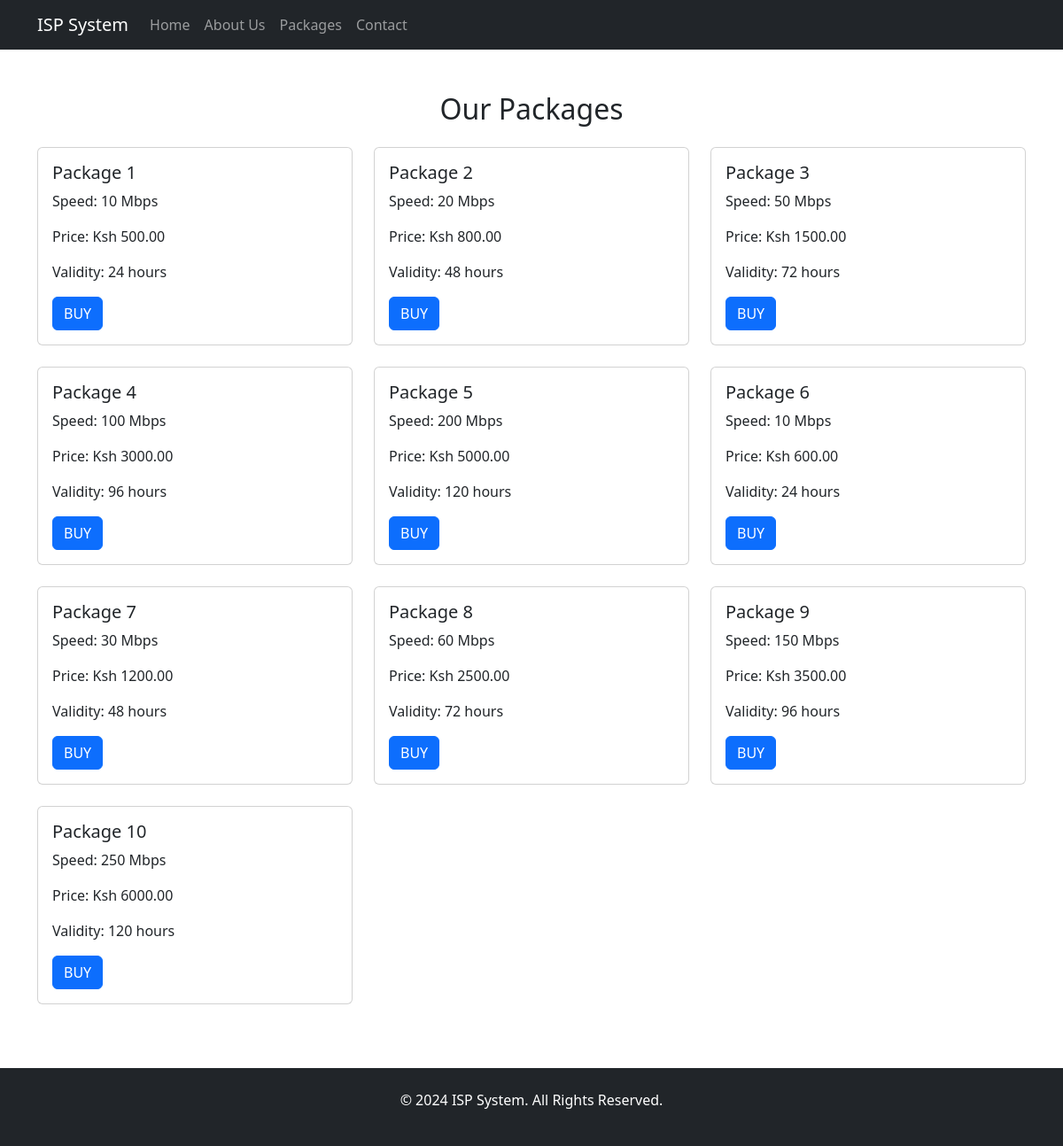
/user/dashboard.php (signed in), run on the app's committed database.
### tables this page shows
CREATE TABLE `packages` (
  `id` int(11) NOT NULL,
  `package_name` varchar(255) NOT NULL,
  `price` decimal(10,2) NOT NULL,
  `speed` int(11) NOT NULL,
  `validity_hours` int(11) NOT NULL
);

### user/dashboard.php (the view, shortened to what this page needs)
<?php
include('config/db.php');
?>
<!DOCTYPE html>
<html lang="en">
<head>
    <link href="https://cdn.jsdelivr.net/npm/bootstrap@5.3.3/dist/css/bootstrap.min.css" rel="stylesheet">
</head>
<body>
    <nav class="navbar navbar-expand-lg navbar-dark bg-dark">
        <div class="container">
            <a class="navbar-brand" href="#">ISP System</a>
            <div class="collapse navbar-collapse" id="navbarNav">
                <ul class="navbar-nav ml-auto">
                    <li class="nav-item">
                        <a class="nav-link" href="index.php">Home</a>
                    </li>
                    <li class="nav-item">
                        <a class="nav-link" href="about.php">About Us</a>
                    </li>
                    <li class="nav-item active">
                        <a class="nav-link" href="packages.php">Packages</a>
                    </li>
                    <li class="nav-item">
                        <a class="nav-link" href="contact.php">Contact</a>
                    </li>
                </ul>
            </div>
        </div>
    </nav>
    <div class="container my-5">
        <h2 class="text-center mb-4">Our Packages</h2>
        <div class="row">
            <?php
            $stmt = $pdo->prepare("SELECT * FROM packages");
            $stmt->execute();
            $packages = $stmt->fetchAll();
            foreach ($packages as $package):
            ?>
                <div class="col-md-4 mb-4">
                    <div class="card">
                        <div class="card-body">
                            <h5 class="card-title"><?php echo htmlspecialchars($package['package_name']); ?></h5>
                            <p class="card-text">Speed: <?php echo htmlspecialchars($package['speed']); ?> Mbps</p>
                            <p class="card-text">Price: Ksh <?php echo htmlspecialchars($package['price']); ?></p>
                            <p class="card-text">Validity: <?php echo htmlspecialchars($package['validity_hours']); ?> hours</p>
                            <a href="#" data-toggle="modal" data-target="#purchaseModal_<?php echo $package['id']; ?>" class="btn btn-primary">BUY</a>
                        </div>
                    </div>
                </div>
            <?php endforeach; ?>
        </div>
    </div>
    <footer class="bg-dark text-white text-center py-4">
        <p>&copy; 2024 ISP System. All Rights Reserved.</p>
    </footer>
</body>
</html>

### data on the page
packages: package_name "Package 1", speed "10", price "500.00", validity_hours "24"
packages: package_name "Package 2", speed "20", price "800.00", validity_hours "48"
packages: package_name "Package 3", speed "50", price "1500.00", validity_hours "72"
packages: package_name "Package 4", speed "100", price "3000.00", validity_hours "96"
packages: package_name "Package 5", speed "200", price "5000.00", validity_hours "120"
packages: package_name "Package 6", speed "10", price "600.00", validity_hours "24"
packages: package_name "Package 7", speed "30", price "1200.00", validity_hours "48"
packages: package_name "Package 8", speed "60", price "2500.00", validity_hours "72"
packages: package_name "Package 9", speed "150", price "3500.00", validity_hours "96"
packages: package_name "Package 10", speed "250", price "6000.00", validity_hours "120"
